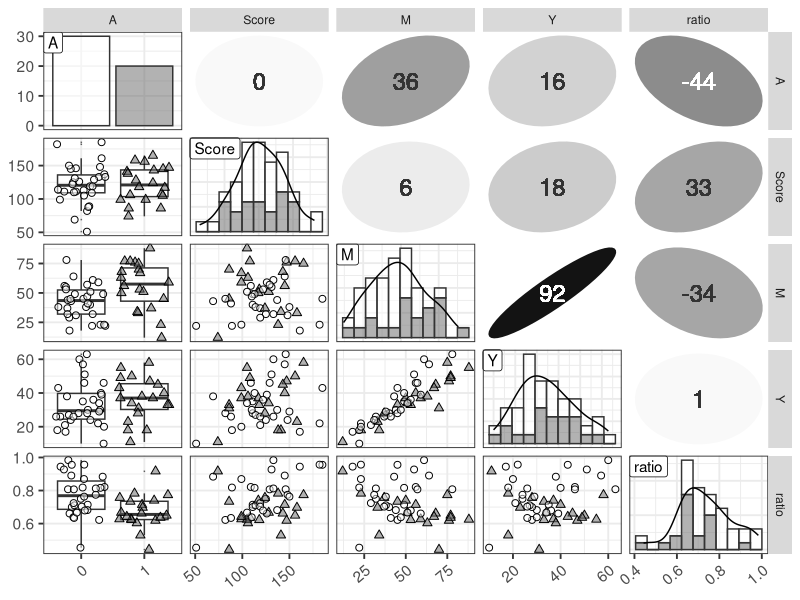

Source code (R):
library(ggplot2)
library(GGally)

set.seed(1)
d <- read.csv(file='input/data-attendance-2.txt')[,-1]
d$A <- as.factor(d$A)
d <- transform(d, ratio=Y/M)
N_col <- ncol(d)
ggp <- ggpairs(d, upper='blank', diag='blank', lower='blank')

for(i in 1:N_col) {
  x <- d[,i]
  p <- ggplot(data.frame(x, A=d$A), aes(x))
  p <- p + theme_bw(base_size=14)
  p <- p + theme(axis.text.x=element_text(angle=40, vjust=1, hjust=1))
  if (class(x) == 'factor') {
    p <- p + geom_bar(aes(fill=A), color='grey20')
  } else {
    bw <- (max(x)-min(x))/10
    p <- p + geom_histogram(aes(fill=A), color='grey20', binwidth=bw)
    p <- p + geom_line(eval(bquote(aes(y=..count..*.(bw)))), stat='density')
  }
  p <- p + geom_label(data=data.frame(x=-Inf, y=Inf, label=colnames(d)[i]), aes(x=x, y=y, label=label), hjust=0, vjust=1)
  p <- p + scale_fill_manual(values=alpha(c('white', 'grey40'), 0.5))
  ggp <- putPlot(ggp, p, i, i)
}

zcolat <- seq(-1, 1, length=81)
zcolre <- c(zcolat[1:40]+1, rev(zcolat[41:81]))

for(i in 1:(N_col-1)) {
  for(j in (i+1):N_col) {
    x <- as.numeric(d[,i])
    y <- as.numeric(d[,j])
    r <- cor(x, y, method='spearman', use='pairwise.complete.obs')
    zcol <- lattice::level.colors(r, at=zcolat, col.regions=grey(zcolre))
    textcol <- ifelse(abs(r) < 0.4, 'grey20', 'white')
    ell <- ellipse::ellipse(r, level=0.95, type='l', npoints=50, scale=c(.2, .2), centre=c(.5, .5))
    p <- ggplot(data.frame(ell), aes(x=x, y=y))
    p <- p + theme_bw() + theme(
      plot.background=element_blank(),
      panel.grid.major=element_blank(), panel.grid.minor=element_blank(),
      panel.border=element_blank(), axis.ticks=element_blank()
    )
    p <- p + geom_polygon(fill=zcol, color=zcol)
    p <- p + geom_text(data=NULL, x=.5, y=.5, label=100*round(r, 2), size=6, col=textcol)
    ggp <- putPlot(ggp, p, i, j)
  }
}

for(j in 1:(N_col-1)) {
  for(i in (j+1):N_col) {
    x <- d[,j]
    y <- d[,i]
    p <- ggplot(data.frame(x, y, gr=d$A), aes(x=x, y=y, fill=gr, shape=gr))
    p <- p + theme_bw(base_size=14)
    p <- p + theme(axis.text.x=element_text(angle=40, vjust=1, hjust=1))
    if (class(x) == 'factor') {
      p <- p + geom_boxplot(aes(group=x), alpha=3/6, outlier.size=0, fill='white')
      p <- p + geom_point(position=position_jitter(w=0.4, h=0), size=2)
    } else {
      p <- p + geom_point(size=2)
    }
    p <- p + scale_shape_manual(values=c(21, 24))
    p <- p + scale_fill_manual(values=alpha(c('white', 'grey40'), 0.5))
    ggp <- putPlot(ggp, p, i, j)
  }
}

png(file='output/fig5-6.png', w=2000, h=2000, res=300)
print(ggp, left=0.3, bottom=0.3)
dev.off()
